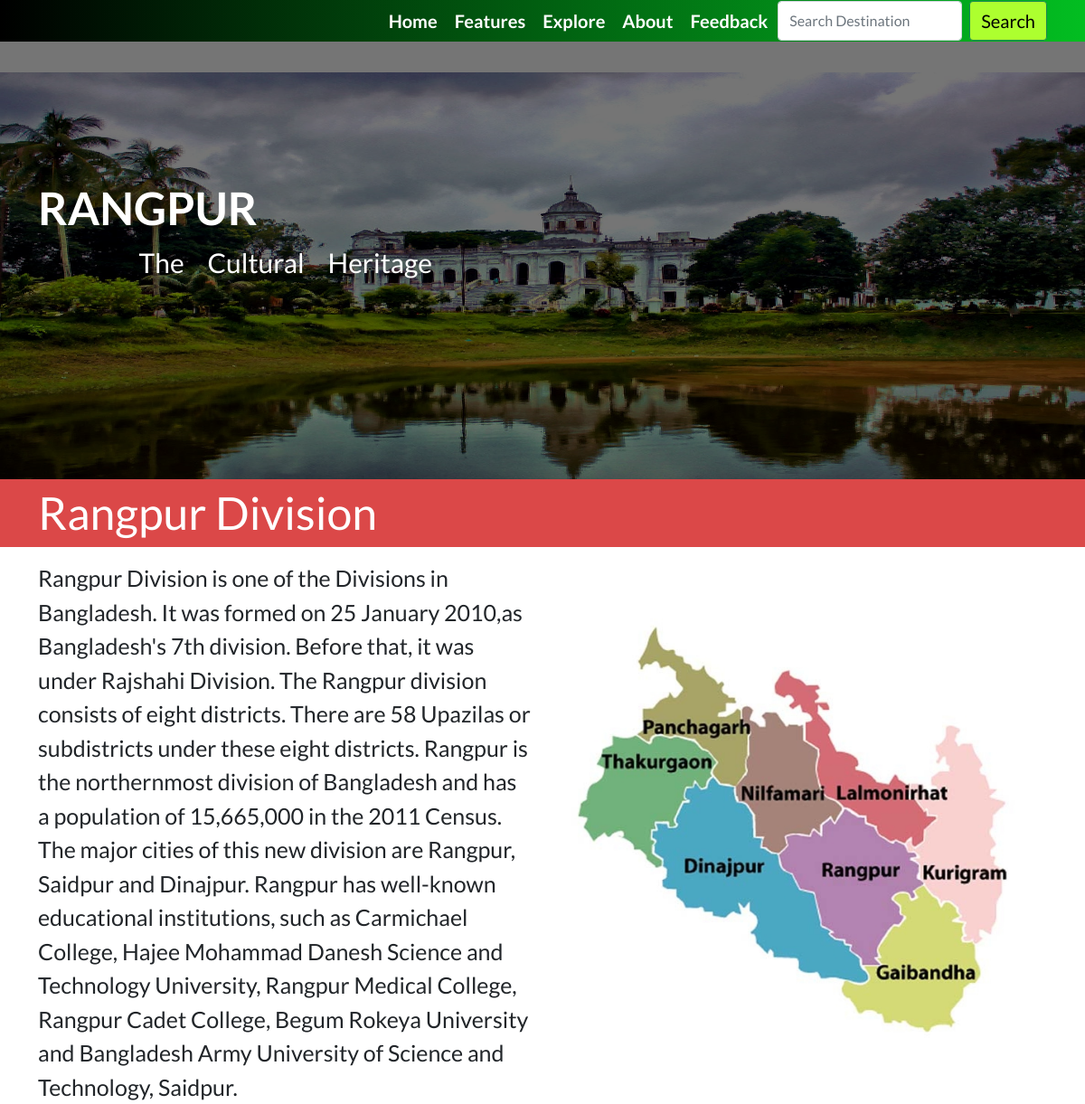
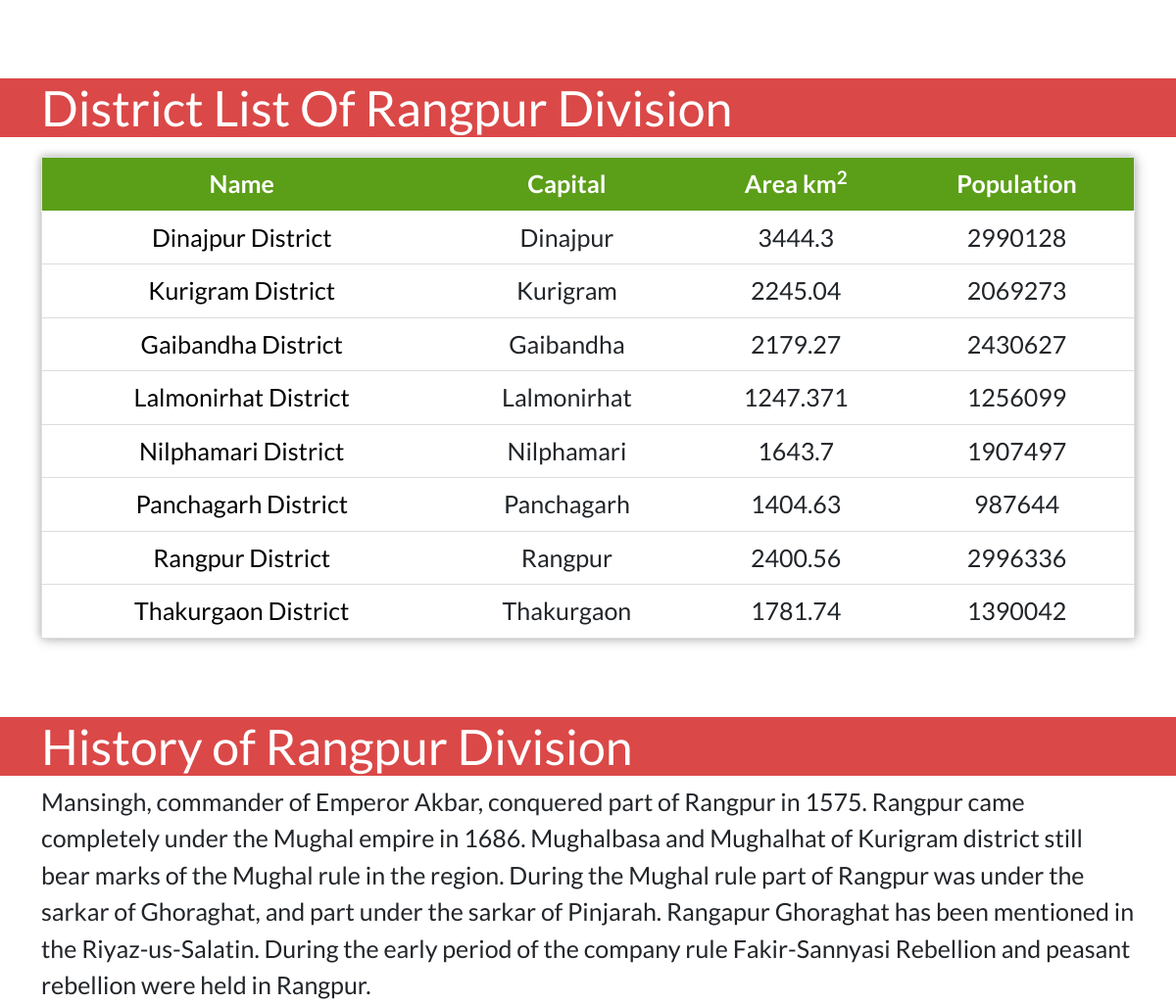
Screenshot of /division/8 with the database file from the repository (2 pictures, top to bottom).
### TourismBD/models.py (models this page shows, shortened)
class Division(models.Model):
    heading = models.CharField(max_length=50)
    headline= models.TextField()
    banner=models.ImageField()
    introHead= models.CharField(max_length=50)
    intro=models.TextField()
    image=models.ImageField()
    history=models.TextField()

class District_info(models.Model):
    divisionName = models.ForeignKey(Division,on_delete = models.CASCADE)
    name = models.CharField(max_length=50)
    headquarter = models.CharField(max_length=50)
    area = models.FloatField()
    census2011 = models.IntegerField()

### TourismBD/views.py (the view)
# urls.py: path('division/<int:b>',views.division,name='division'),
def division(request,b):
    div=Division.objects.get(pk=b)
    distrct=District_info.objects.filter(divisionName=b)
    dictionary ={'div':div,'distrct':distrct}
    return render(request,'TourismBD/division.html',dictionary)

### templates/TourismBD/division.html (shortened to what this page needs)
<!DOCTYPE html>
{% load static %}
<html lang="en">
<head>
    <link href="https://cdn.jsdelivr.net/npm/bootstrap@5.0.1/dist/css/bootstrap.min.css" rel="stylesheet"
>
      <link href="https://maxcdn.bootstrapcdn.com/font-awesome/4.2.0/css/font-awesome.min.css" rel="stylesheet">
    <link rel="stylesheet" href="{% static "CSS/division.css" %}">
</head>
<body>
  {% include 'TourismBD/header.html' %}
  <div class="banner2">
    <div id="carouselExampleSlidesOnly" class="carousel slide" data-bs-ride="carousel">
        <div class="carousel-inner">
          <div class="carousel-item active">
            <img src="{{div.banner.url}}" height="450px" class="d-block w-100" alt="...">
            <div class="carousel-caption d-block">
                <div class="container">
                    <h2>{{div.heading}}</h2>
                    <p id="h2description">{{div.headline}}</p>
                </div>
              </div>
          </div>
        </div>
      </div>
    </div>
<div class="Introheading">
    <div class="container">
        <p>{{div.introHead|safe}}</p>
    </div>
</div>
<div class="container">
    <div class="introduction">
        <div class="row">
            <div class="col-md-6 introtext">
               {{div.intro|safe}}
            </div>
            <div class="col-md-6 div_img">
                <img src="{{div.image.url}}" class="img-fluid"  alt="">
            </div>
        </div>
    </div>
</div>
<div class="district_table">
  <div class="container">
    <h2>District List of {{div.introHead}}</h2>
    </div>
    </div>
    <div class="container">
    <table class="table sticky">
      <thead>
      <tr>
        <th>Name</th>
        <th>Capital</th>
        <th>Area km<sup>2</sup></th>
        <th>Population</th>
      </tr>
      </thead>
      {% for district in distrct %}
      <tr class="trow">
        <td><a href="{% url 'TourismBD:district' z=district.pk %}">{{district.name}}</a></td>
        <td>{{district.headquarter}}</td>
        <td>{{district.area}}</td>
        <td>{{district.census2011}}</td>
      </tr>
      {% endfor %}
    </table>
      </div>
      <div class="division_history">
        <div class="container">
          <h2>History of {{div.introHead}}</h2>
        </div>
      </div>
        <div class="container history_text">
          {{div.history|safe}}
        </div>
</body>
</html>

### static/CSS/division.css (style rules this page uses)
* { margin: 0; padding: 0; font-family: 'lato','sans-serif'; }
a { text-decoration: none; color: white; }
.trow td a { color: black; }
h2 { margin-top: 80px; }
.carousel-item { padding-top: 80px; }
.banner2 .carousel-caption { position: absolute; right: 0%; bottom: 0; left: 0%; top: 0; z-index: 10; padding-top: 10%; padding-left: 0%; padding-bottom: 0; color: #fff; text-align: left; background-color: rgba(0, 0, 0, 0.541); }
.banner2 h2 { font-size: 50px; font-weight: 700; }
.carousel-caption #h2description { padding-left: 10%; font-size: 30px; word-spacing: 20px; }
.Introheading { font-size: 50px; color: white; background-color: rgb(219, 72, 72); }
.introtext { font-size: 25px; }
.row { display: flex; align-items: center; justify-content: center; }
.div_img { display: flex; align-items: center; justify-content: center; }
.district_table h2 { font-size: 50px; color: white; text-transform: lowercase; text-transform: capitalize; }
.district_table { margin-top: 20px; margin-bottom: 20px; background-color: rgb(219, 72, 72); }
table { border-collapse: collapse; width: 100%; height: 200px; border: 1px solid #bdc3c7; box-shadow: 2px 2px 12px rgba(0,0,0,0.2), -1px -1px 8px rgba(0,0,0,0.2); }
tr { transition: all 0.2s ease-in; }
th,td { padding: 12px; text-align: center; border-bottom: 1px solid #ddd; font-size: 25px; }
.table.sticky thead { position: sticky; top: 12.5%; }
thead { background-color: rgb(91, 158, 24);; color: white; font-weight: 700; }
.division_history { margin-top: 20px; color: white; background-color: rgb(219, 72, 72); }
.division_history h2 { font-size: 50px; }
.history_text { font-size: 25px; }

### rows the page displays
Division: banner (picture), heading "RANGPUR", headline "The Cultural Heritage", introHead "Rangpur Division", intro "Rangpur Division is one of the Divisions in Bangladesh. It was formed on 25 January 2010,as Bangladesh's 7th division. Before that, it was under Rajshahi Division. The Rangpur division consists of eight districts. There are 58 Upazilas or subdistricts under these eight districts. Rangpur is the northernmost division of Bangladesh and has a population of 15,665,000 in the 2011 Census. The major cities of this new division are Rangpur, Saidpur and Dinajpur. Rangpur has well-known educational institutions, such as Carmichael College, Hajee Mohammad Danesh Science and Technology University, Rangpur Medical College, Rangpur Cadet College, Begum Rokeya University and Bangladesh Army University of…", image (picture), history "Mansingh, commander of Emperor Akbar, conquered part of Rangpur in 1575. Rangpur came completely under the Mughal empire in 1686. Mughalbasa and Mughalhat of Kurigram district still bear marks of the Mughal rule in the region. During the Mughal rule part of Rangpur was under the sarkar of Ghoraghat, and part under the sarkar of Pinjarah. Rangapur Ghoraghat has been mentioned in the Riyaz-us-Salatin. During the early period of the company rule Fakir-Sannyasi Rebellion and peasant rebellion were held in Rangpur."
District_info: name "Dinajpur District", headquarter "Dinajpur", area "3444.3", census2011 "2990128"
District_info: name "Kurigram District", headquarter "Kurigram", area "2245.04", census2011 "2069273"
District_info: name "Gaibandha District", headquarter "Gaibandha", area "2179.27", census2011 "2430627"
District_info: name "Lalmonirhat District", headquarter "Lalmonirhat", area "1247.371", census2011 "1256099"
District_info: name "Nilphamari District", headquarter "Nilphamari", area "1643.7", census2011 "1907497"
District_info: name "Panchagarh District", headquarter "Panchagarh", area "1404.63", census2011 "987644"
District_info: name "Rangpur District", headquarter "Rangpur", area "2400.56", census2011 "2996336"
District_info: name "Thakurgaon District", headquarter "Thakurgaon", area "1781.74", census2011 "1390042"
